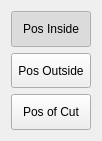
    <widget class="QWidget" name="layoutWidget">
     <property name="geometry">
      <rect>
       <x>0</x>
       <y>50</y>
       <width>101</width>
       <height>141</height>
      </rect>
     </property>
     <layout class="QVBoxLayout" name="verticalLayout_3">
      <item>
       <widget class="QPushButton" name="posInsideBtn">
        <property name="sizePolicy">
         <sizepolicy hsizetype="Minimum" vsizetype="Preferred">
          <horstretch>0</horstretch>
          <verstretch>0</verstretch>
         </sizepolicy>
        </property>
        <property name="text">
         <string>Pos Inside</string>
        </property>
        <property name="checkable">
         <bool>true</bool>
        </property>
        <property name="checked">
         <bool>true</bool>
        </property>
        <attribute name="buttonGroup">
         <string notr="true">buttonGroup</string>
        </attribute>
       </widget>
      </item>
      <item>
       <widget class="QPushButton" name="posOutsideBtn">
        <property name="sizePolicy">
         <sizepolicy hsizetype="Minimum" vsizetype="Preferred">
          <horstretch>0</horstretch>
          <verstretch>0</verstretch>
         </sizepolicy>
        </property>
        <property name="text">
         <string>Pos Outside</string>
        </property>
        <property name="checkable">
         <bool>true</bool>
        </property>
        <attribute name="buttonGroup">
         <string notr="true">buttonGroup</string>
        </attribute>
       </widget>
      </item>
      <item>
       <widget class="QPushButton" name="posOfCutBtn">
        <property name="sizePolicy">
         <sizepolicy hsizetype="Minimum" vsizetype="Preferred">
          <horstretch>0</horstretch>
          <verstretch>0</verstretch>
         </sizepolicy>
        </property>
        <property name="text">
         <string>Pos of Cut</string>
        </property>
        <property name="checkable">
         <bool>true</bool>
        </property>
        <attribute name="buttonGroup">
         <string notr="true">buttonGroup</string>
        </attribute>
       </widget>
      </item>
     </layout>
    </widget>
